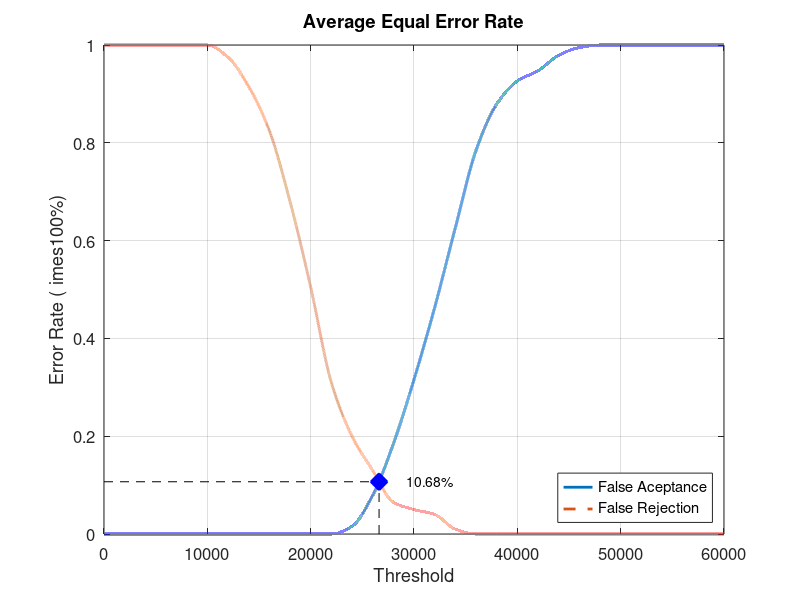
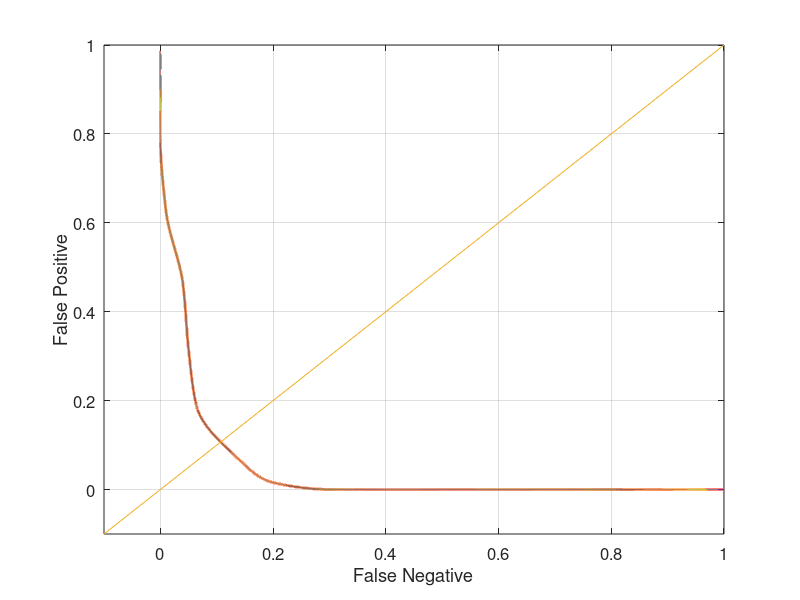

The MATLAB script that drew these images, in order:
close all;
clear;
clc;
x = 0:2000:60000;
xq = 0:0.5:60000;

y0 = [0 0 0 0 0 0 0 0 0 0 0 0 0.0157895 0.0789474 0.184211 0.315789 0.463158 0.626316 0.784211 0.878947 0.926316 0.947368 0.978947 0.994737 1 1 1 1 1 1 1]
yy0 = interp1(x, y0, xq, 'pchip');
y1 = [1 1 1 1 1 1 0.975 0.915 0.825 0.68 0.505 0.31 0.2 0.13 0.065 0.05 0.04 0.01 0 0 0 0 0 0 0 0 0 0 0 0 0]
yy1 = interp1(x, y1, xq, 'pchip');

% Calculating EER: 
y2 = abs(y0 - y1);
find(y2 == min(y2))
yy2 = abs(yy0 - yy1);
xEER = find(yy2 == min(yy2));
xEERIndex = xq(xEER) % X-axis EER
yEER = yy0(xEER) % Y-axis EER

main = figure
plot(xq, yy0,'-','LineWidth', 2);	hold on
plot(xq, yy1,'--','LineWidth', 2);	hold on
plot([xEERIndex xEERIndex], [0 yEER], 'k--');	hold on
plot([0 xEERIndex], [yEER yEER], 'k--');	hold on
plot(xEERIndex, yEER, 'bx', 'LineWidth', 10);	hold on
text(xEERIndex + 10 * xEERIndex / 100, yEER, [num2str(round((10000 * yEER)) / 100) '%'])
legend('False Aceptance', 'False Rejection', 'Location', 'SouthEast')
xlabel('Threshold')
ylabel('Error Rate (	imes100%)')
title('Average Equal Error Rate')
set(gca, 'FontSize', 12)
axis([0 60000 0 1])
grid on

print(main, 'Database1_4Main', '-dpng');
FNRxFPR = figure('Color', [1 1 1]);
plot(yy1, yy0, '-', yy1, yy0, 'LineWidth', 2);
hold on
y = -0.1:0.1:1
plot(y, y); 
set(gca, 'FontSize', 12)
xlabel('False Negative')
ylabel('False Positive')
axis([-0.1 1 -0.1 1])
set(gca, 'FontSize', 12)
grid on

print(FNRxFPR, 'Database1_4FNRxFPR','-dpng');
